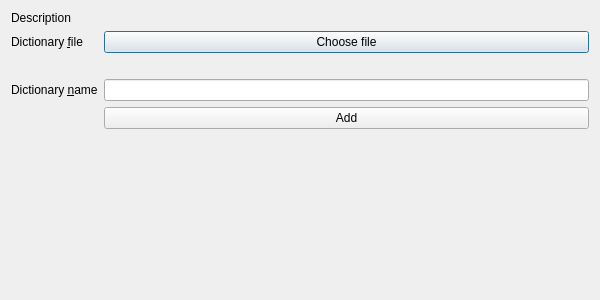
<?xml version="1.0" encoding="UTF-8"?>
<ui version="4.0">
 <class>Dialog</class>
 <widget class="QDialog" name="Dialog">
  <property name="geometry">
   <rect>
    <x>0</x>
    <y>0</y>
    <width>600</width>
    <height>300</height>
   </rect>
  </property>
  <layout class="QFormLayout" name="formLayout">
   <item row="0" column="0" colspan="2">
    <widget class="QLabel" name="description">
     <property name="text">
      <string>Description</string>
     </property>
     <property name="textFormat">
      <enum>Qt::RichText</enum>
     </property>
     <property name="wordWrap">
      <bool>true</bool>
     </property>
     <property name="textInteractionFlags">
      <set>Qt::LinksAccessibleByMouse|Qt::TextSelectableByMouse</set>
     </property>
    </widget>
   </item>
   <item row="4" column="0">
    <widget class="QLabel" name="label">
     <property name="text">
      <string>Dictionary &amp;file</string>
     </property>
     <property name="buddy">
      <cstring>chooseFileButton</cstring>
     </property>
    </widget>
   </item>
   <item row="4" column="1">
    <widget class="QPushButton" name="chooseFileButton">
     <property name="text">
      <string>Choose file</string>
     </property>
    </widget>
   </item>
   <item row="6" column="0">
    <widget class="QLabel" name="label_2">
     <property name="text">
      <string>Dictionary &amp;name</string>
     </property>
     <property name="buddy">
      <cstring>dictionaryNameLineEdit</cstring>
     </property>
    </widget>
   </item>
   <item row="6" column="1">
    <widget class="QLineEdit" name="dictionaryNameLineEdit"/>
   </item>
   <item row="7" column="1">
    <widget class="QPushButton" name="addButton">
     <property name="text">
      <string>Add</string>
     </property>
    </widget>
   </item>
   <item row="5" column="0" colspan="2">
    <widget class="QLabel" name="filenameLabel">
     <property name="text">
      <string/>
     </property>
     <property name="textInteractionFlags">
      <set>Qt::LinksAccessibleByMouse|Qt::TextSelectableByMouse</set>
     </property>
    </widget>
   </item>
  </layout>
 </widget>
 <resources/>
 <connections/>
</ui>
